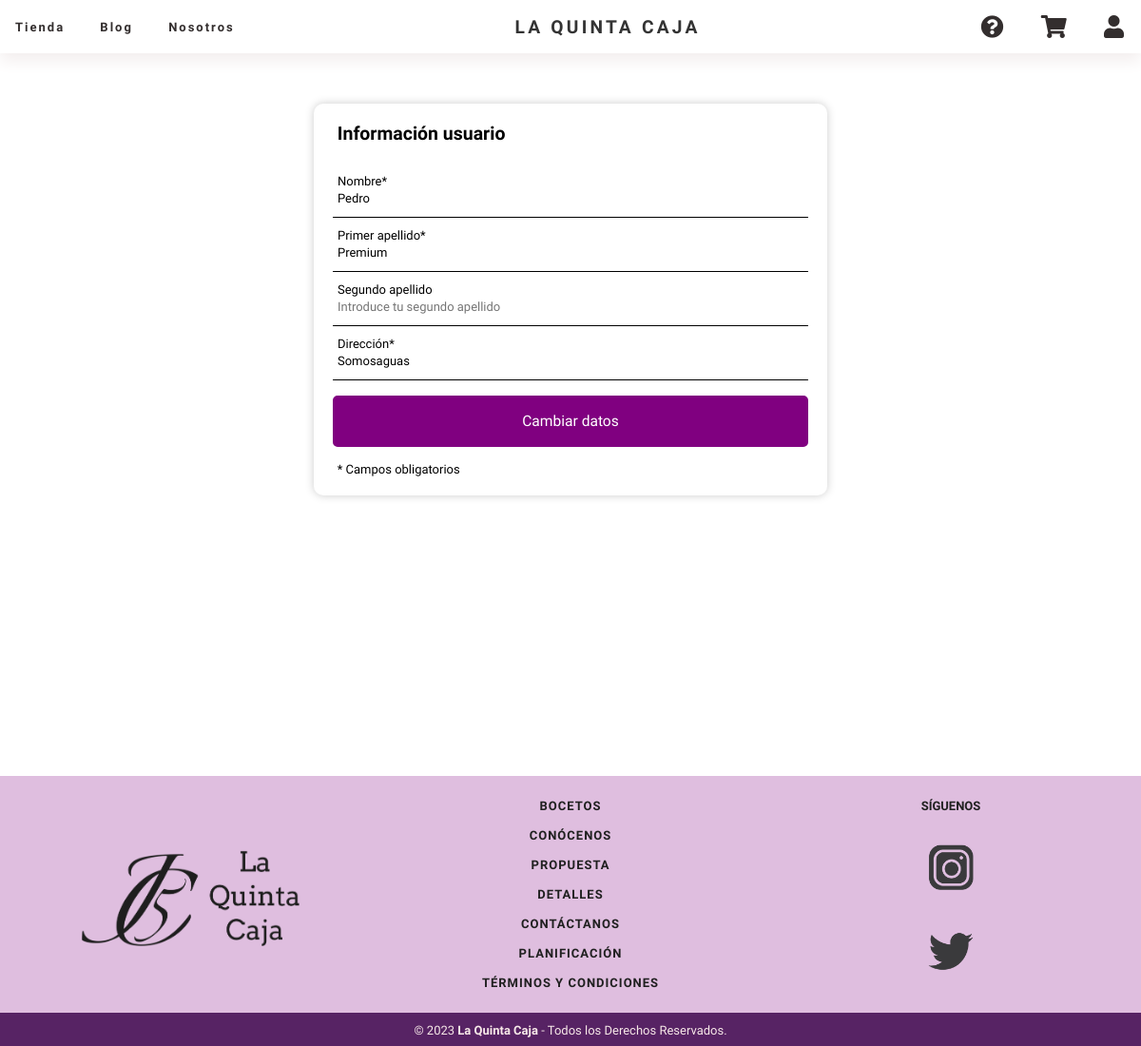
Page /editarUsuario.php (signed in) on the committed database.
### tables this page shows
CREATE TABLE `usuarios` (
  `id` int(10) UNSIGNED NOT NULL,
  `nombre` varchar(20) NOT NULL,
  `apellido1` varchar(20) NOT NULL,
  `apellido2` varchar(20),
  `password` varchar(60) NOT NULL,
  `correo` varchar(20) NOT NULL,
  `direccion` varchar(35) NOT NULL,
  `rol` enum('A','P','U') NOT NULL
);

### editarUsuario.php (called while the page is built, shortened)
<?php
	$id=$_SESSION['id'];
	$usuario=es\ucm\fdi\aw\Usuario::buscaPorId($id);
	$form = new es\ucm\fdi\aw\FormularioEditarUsuario();
	$form->setUsuario($usuario);
	$htmlFormEUsur = $form->gestiona();
require __DIR__.'/includes/plantillas/plantillaFormulario.php';

### includes/Usuario.php (called while the page is built, shortened)
<?php
class Usuario
{
    private $nombre;
    private $apellido1;
    private $apellido2;
    private $direccion;
    public function __construct($id=null, $nombreUsuario, $apellido1, $apellido2, $password,$correo,$direccion,$rol)
    {
        $this->nombre = $nombreUsuario;
        $this->direccion = $direccion;
        $this->apellido1=$apellido1;
        $this->apellido2=$apellido2;
    }
    public static function buscaPorId($idUsuario)
    {
        $usuarioDAO= new UsuarioDAO();
        return $usuarioDAO->buscaPorId($idUsuario);
    }
    public function getNombre()
    {
        return $this->nombre;
    }
    public function getApellido1()
    {
        return $this->apellido1;
    }
    public function getApellido2()
    {
        return $this->apellido2;
    }
    public function getDireccion()
    {
        return $this->direccion;
    }
}
?>

### includes/UsuarioDAO.php (called while the page is built, shortened)
<?php
class UsuarioDAO
{
    public $conn;
    public function __construct()
    {
        $this->conn = Aplicacion::getInstance()->getConexionBd();
    }
    public function buscaPorId($idUsuario)
    {
        $query = sprintf("SELECT * FROM usuarios WHERE id=%d", $idUsuario);
        $rs = $this->conn->query($query);
        if ($rs) {
            $fila = $rs->fetch_assoc();
            if($fila){
            $user = new Usuario($fila['id'], $fila['nombre'], $fila['apellido1'], $fila['apellido2'],
            $fila['password'], $fila['correo'], $fila['direccion'], $fila['rol']);
            return $user;
            }
        } else {
            error_log("Error BD ({$this->conn->errno}): {$this->conn->error}");
        }
        return false;
    }
}
?>

### includes/Aplicacion.php (called while the page is built, shortened)
<?php
class Aplicacion
{
	private $bdDatosConexion;
	private $inicializada = false;
	private $conn;
	public function init($bdDatosConexion)
	{
        if ( ! $this->inicializada ) {
    	    $this->bdDatosConexion = $bdDatosConexion;
    		$this->inicializada = true;
        }
	}
	public function getConexionBd()
	{
		if (! $this->conn ) {
			$bdHost = $this->bdDatosConexion['host'];
			$bdUser = $this->bdDatosConexion['user'];
			$bdPass = $this->bdDatosConexion['pass'];
			$bd = $this->bdDatosConexion['bd'];
			$conn = new \mysqli($bdHost, $bdUser, $bdPass, $bd);
			$this->conn = $conn;
		}
		return $this->conn;
	}
}
?>

### includes/FormularioEditarUsuario.php (the view, shortened to what this page needs)
<?php
class FormularioEditarUsuario extends Formulario
{
    private $usuario;
    public function setUsuario($usuario) {
        $this->usuario=$usuario;
    }
    protected function generaCamposFormulario(&$datos)
    {
        $htmlErroresGlobales = self::generaListaErroresGlobales($this->errores);
        $erroresCampos = self::generaErroresCampos(['nombreUsuario', 'apellido1Usuario', 'direccionUsuario'], $this->errores, 'span', array('class' => 'error'));
        $html = <<<EOF
        $htmlErroresGlobales
        <div class = "login-registro-form">
            <fieldset>
                <legend>Información usuario</legend>
                <div class="inputbox">
                    <input id="nombreUsuario" type="text" name="nombreUsuario" value="{$this->usuario->getNombre()}" placeholder="Introduce tu nombre">
                    <label for="nombreUsuario">Nombre*</label>
                    <span id="errorNombre">{$erroresCampos['nombreUsuario']}</span>
                </div>
                <div class="inputbox">
                    <input id="apellido1Usuario" type="text" name="apellido1Usuario" value="{$this->usuario->getApellido1()}" placeholder="Introduce tu primer apellido">
                    <label for="apellido1Usuario">Primer apellido*</label>
                    <span id="errorApellido">{$erroresCampos['apellido1Usuario']}</span>
                </div>
                <div class="inputbox">
                    <input id="apellido2Usuario" type="text" name="apellido2Usuario" value="{$this->usuario->getApellido2()}" placeholder="Introduce tu segundo apellido">
                    <label for="apellido2Usuario">Segundo apellido</label>
                </div>
                <div class="inputbox">
                    <input id="direccionUsuario" type="text" name="direccionUsuario" value="{$this->usuario->getDireccion()}" placeholder="Introduce tu dirección">
                    <label for="direccionUsuario">Dirección*</label>
                    <span id="errorDir">{$erroresCampos['direccionUsuario']}</span>
                </div>
                <div>
                    <button type="submit" name="editarUser">Cambiar datos</button>
                </div>
                <p>* Campos obligatorios</p>
            </fieldset>
        </div>
        EOF;
        return $html;
    }
}

### css/formulario.css (style rules this page uses)
button[type="submit"] { background: #800080; color: white; width: 100%; padding: 1rem; border: 0.125rem solid #800080; border-radius: 0.3125rem; cursor: pointer; font-size: 1.2em; }
.login-registro-form { margin: 3.125rem auto 0; max-width: 31.25rem; background-color: #fff; padding: 1.25rem; border-radius: 0.625rem; box-shadow: 0 0 0.625rem #ccc; font-family: Verdana; font-size: 0.812rem; }
.login-registro-form fieldset { border: none; margin: 0; padding: 0; z-index: 2; }
.login-registro-form p { margin-left: 0.3rem; }
.login-registro-form legend { font-size: 1.5em; font-weight: bold; margin-left: 0.3rem; margin-bottom: 1.25rem; }
.inputbox label { position: absolute; top:-0.312rem; left: 0.312rem; color: #000; font-size: 1em; pointer-events: none; }
.inputbox input { width: 98%; height: 2.5rem; background: transparent; border: none; outline: none; font-size: 1em; padding:0 0.312rem 0 0.312rem; color: #000; border-bottom: 0.0625rem solid #000; }
.login-registro-form div { margin: 1rem 0; position: relative; }
* { margin:0; }
* { margin: 0; padding: 0; font-family: 'Ubuntu', sans-serif; }

### rows in the picture
usuarios: nombreUsuario "Pedro", apellido1Usuario "Premium", direccionUsuario "Somosaguas"
